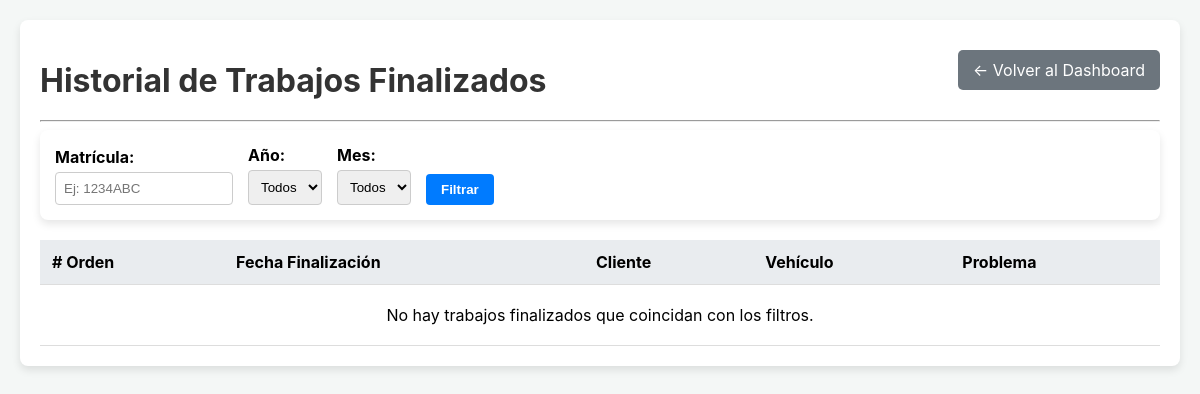
The page /historial-ordenes/ (signed in) on the database as committed earlier.
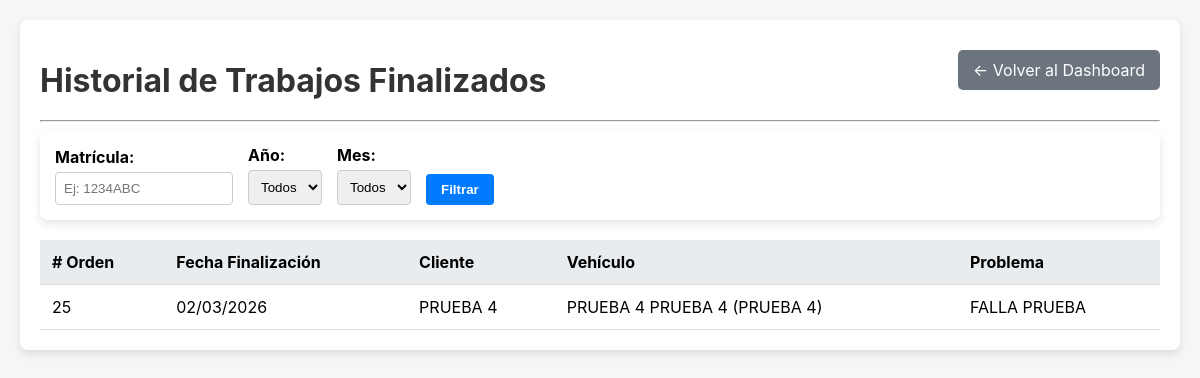
The same page on the database as committed later.
### taller/models.py (models this page shows, shortened)
class OrdenDeReparacion(models.Model):
    ESTADO_CHOICES = [
        ('Recibido', 'Recibido'),
        ('En Diagnostico', 'En Diagnóstico'),
        ('Esperando Piezas', 'Esperando Piezas'),
        ('En Reparacion', 'En Reparación'),
        ('Listo para Recoger', 'Listo para Recoger'),
        ('Entregado', 'Entregado'),
    ]
    vehiculo = models.ForeignKey(Vehiculo, on_delete=models.CASCADE)
    cliente = models.ForeignKey(Cliente, on_delete=models.CASCADE)
    presupuesto_origen = models.ForeignKey('Presupuesto', null=True, blank=True, on_delete=models.SET_NULL)
    problema = models.TextField()
    estado = models.CharField(max_length=50, choices=ESTADO_CHOICES, default='Recibido')
    fecha_entrada = models.DateTimeField(auto_now_add=True)
    trabajo_interno = models.BooleanField(default=False, verbose_name="Vehículo del Taller")

class Factura(models.Model):
    orden = models.OneToOneField(OrdenDeReparacion, on_delete=models.CASCADE)
    fecha_emision = models.DateField(auto_now_add=True)
    es_factura = models.BooleanField(default=True)
    numero_factura = models.IntegerField(null=True, blank=True, unique=True, editable=False)
    subtotal = models.DecimalField(max_digits=10, decimal_places=2, default=0.00)
    iva = models.DecimalField(max_digits=10, decimal_places=2, default=0.00)
    total_final = models.DecimalField(max_digits=10, decimal_places=2, default=0.00)
    notas_cliente = models.TextField(null=True, blank=True, help_text="Notas adicionales para el cliente")

class Cliente(models.Model):
    nombre = models.CharField(max_length=100)
    telefono = models.CharField(max_length=20, unique=True)
    TIPO_DOCUMENTO_CHOICES = [
        ('DNI', 'DNI'),
        ('NIE', 'NIE'),
        ('NIF', 'NIF (Empresas)'),
    ]
    tipo_documento = models.CharField(max_length=10, choices=TIPO_DOCUMENTO_CHOICES, default='DNI', null=True, blank=True)
    documento_fiscal = models.CharField(max_length=20, null=True, blank=True, help_text="Número de DNI, NIE o NIF")
    direccion_fiscal = models.CharField(max_length=255, null=True, blank=True, help_text="Calle, Número, Piso, Puerta")
    codigo_postal_fiscal = models.CharField(max_length=10, null=True, blank=True)
    ciudad_fiscal = models.CharField(max_length=100, null=True, blank=True)
    provincia_fiscal = models.CharField(max_length=100, null=True, blank=True)

class Vehiculo(models.Model):
    matricula = models.CharField(max_length=20, unique=True)
    marca = models.CharField(max_length=50)
    modelo = models.CharField(max_length=50)
    kilometraje = models.IntegerField(default=0)
    cliente = models.ForeignKey(Cliente, on_delete=models.CASCADE)
    def __str__(self):
        return f"{self.marca} {self.modelo} ({self.matricula})"

### taller/views.py (the view)
# urls.py: path('historial-ordenes/', views.historial_ordenes, name='historial_ordenes'),
@login_required
def historial_ordenes(request):
    ordenes_qs = OrdenDeReparacion.objects.filter(estado='Entregado').select_related('cliente', 'vehiculo', 'factura')
    anos_y_meses_data = get_anos_y_meses_con_datos(); anos_disponibles = sorted(anos_y_meses_data.keys(), reverse=True)
    ano_seleccionado = request.GET.get('ano'); mes_seleccionado = request.GET.get('mes')
    matricula_buscada = request.GET.get('matricula', '').strip()
    if matricula_buscada: ordenes_qs = ordenes_qs.filter(vehiculo__matricula__icontains=matricula_buscada)
    if ano_seleccionado:
        try: ano_int = int(ano_seleccionado); ordenes_qs = ordenes_qs.filter(factura__fecha_emision__year=ano_int)
        except (ValueError, TypeError): ano_seleccionado = None
    if mes_seleccionado:
         try:
            mes_int = int(mes_seleccionado)
            if 1 <= mes_int <= 12: ordenes_qs = ordenes_qs.filter(factura__fecha_emision__month=mes_int)
            else: mes_seleccionado = None
         except (ValueError, TypeError): mes_seleccionado = None
    ordenes = ordenes_qs.order_by('-factura__fecha_emision', '-id')
    ano_sel_int = int(ano_seleccionado) if ano_seleccionado else None
    mes_sel_int = int(mes_seleccionado) if mes_seleccionado else None
    context = { 'ordenes': ordenes, 'anos_y_meses': anos_y_meses_data, 'anos_disponibles': anos_disponibles, 'ano_seleccionado': ano_sel_int, 'mes_seleccionado': mes_sel_int, 'meses_del_ano': range(1, 13), 'matricula_buscada': matricula_buscada }
    return render(request, 'taller/historial_ordenes.html', context)

### taller/templates/taller/historial_ordenes.html (shortened to what this page needs)
<!DOCTYPE html>
{% load static %}
<html lang="es">
<head>
    <link rel="stylesheet" href="{% static 'taller/css/main.css' %}">
    <link rel="stylesheet" href="{% static 'taller/css/responsive.css' %}">
</head>
<body>
    <div class="container">
        <div class="header">
            <h1>Historial de Trabajos Finalizados</h1>
            <a href="{% url 'home' %}" class="back-btn">← Volver al Dashboard</a>
        </div>
        <hr>
        <form method="get" action="">
            <div class="filters" style="display: flex; flex-wrap: wrap; gap: 15px; align-items: flex-end; margin-bottom: 20px;">
                <div>
                    <label for="matricula" style="display: block; margin-bottom: 5px; font-weight: bold;">Matrícula:</label>
                    <input type="text" name="matricula" id="matricula" value="{{ matricula_buscada }}" placeholder="Ej: 1234ABC" style="padding: 8px; border: 1px solid #ccc; border-radius: 4px; width: 160px;">
                </div>
                <div>
                    <label for="ano" style="display: block; margin-bottom: 5px; font-weight: bold;">Año:</label>
                    <select name="ano" id="ano" style="padding: 8px; border: 1px solid #ccc; border-radius: 4px;">
                        <option value="">Todos</option>
                    </select>
                </div>
                <div>
                    <label for="mes" style="display: block; margin-bottom: 5px; font-weight: bold;">Mes:</label>
                    <select name="mes" id="mes" style="padding: 8px; border: 1px solid #ccc; border-radius: 4px;">
                        <option value="">Todos</option>
                    </select>
                </div>
                <div style="display: flex; gap: 10px;">
                    <button type="submit" style="padding: 8px 15px; background-color: #007bff; color: white; border: none; border-radius: 4px; cursor: pointer; font-weight: bold;">Filtrar</button>
                </div>
            </div>
        </form>
        <table class="report-table">
            <thead>
                <tr>
                    <th># Orden</th>
                    <th>Fecha Finalización</th>
                    <th>Cliente</th>
                    <th>Vehículo</th>
                    <th>Problema</th>
                </tr>
            </thead>
            <tbody>
                {% for orden in ordenes %}
                    <tr onclick="window.location='{% url 'detalle_orden' orden.id %}';">
                        <td>{{ orden.id }}</td>
                        <td>{{ orden.factura.fecha_emision|date:"d/m/Y" }}</td>
                        <td>{{ orden.cliente.nombre }}</td>
                        <td>{{ orden.vehiculo }}</td>
                        <td>{{ orden.problema }}</td>
                    </tr>
                {% empty %}
                    <tr>
                        <td colspan="5" style="text-align: center; padding: 20px;">No hay trabajos finalizados que coincidan con los filtros.</td>
                    </tr>
                {% endfor %}
            </tbody>
        </table>
    </div>
</body>
</html>

Rows that differ between the two databases and show on the page:
now on this page (row edited): OrdenDeReparacion: id "25", factura.fecha_emision "02/03/2026", cliente.nombre "PRUEBA 4", vehiculo "PRUEBA 4 PRUEBA 4 (PRUEBA 4)", problema "FALLA PRUEBA"
Other text that changed with them:
text no longer shown: "No hay trabajos finalizados que coincidan con los filtros."
